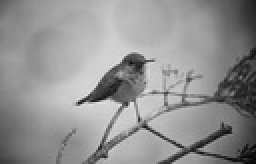
%> input picture bird.jpeg, 128 x 82 px, shrunk from 280 x 180 before the run (shown 2 times larger)
$ octave ImgPro.m   (GNU Octave 9; MATLAB toolbox functions it lacks are replaced by stand-ins)
%> lines starting %> are read from the running program, lines starting %| are printed output that depends on the picture
clc;
prompt = 'What is your image file neme ?  ';
imageName = input(prompt,'s');
%> the answer given: bird.jpeg
Img = imread(imageName);
%> Img is the input picture: size 82x128x3 uint8; min 2, max 224, mean 145.4

prompt2 = 'How much do you want to zoom in ?  ';
level = input(prompt2);
%> the answer given: 2

r = Img(:,:,1);
g = Img(:,:,2);
b = Img(:,:,3);

zoomedR = double(zeros(level*size(r,1), level*size(r,2)));
zoomedG = double(zeros(level*size(g,1), level*size(g,2)));
zoomedB = double(zeros(level*size(b,1), level*size(b,2)));

for i = 1:size(r,1)
    for j = 1:size(r,2)
        zoomedR((level*i)-(level-1), (level*j)-(level-1))= r(i,j);
        zoomedG((level*i)-(level-1), (level*j)-(level-1))= g(i,j);
        zoomedB((level*i)-(level-1), (level*j)-(level-1))= b(i,j);
    end
end
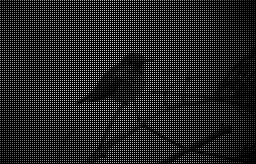
%> zoomedB: size 164x256 double; min 0, max 224, mean 36.4

m =size(r,1)-1;
%> m = 81
mm = size(r,2)-1;
%> mm = 127

for i = 1:m
    ii = level.*i-(level-1);
    for j = 1:mm
        jj = level.*j;
        for k=1:level-1
            zoomedR( ii , jj-level+k+1) = lagrange( [ jj-level+1, jj+1 ] , [ zoomedR( ii, jj-level+1) , zoomedR(ii, jj+1)] , jj-level+k+1);
            zoomedG( ii , jj-level+k+1) = lagrange( [ jj-level+1, jj+1 ] , [ zoomedG( ii, jj-level+1) , zoomedG(ii, jj+1)] , jj-level+k+1);
            zoomedB( ii , jj-level+k+1) = lagrange( [ jj-level+1, jj+1 ] , [ zoomedB( ii, jj-level+1) , zoomedB(ii, jj+1)] , jj-level+k+1);
        end
    end
end
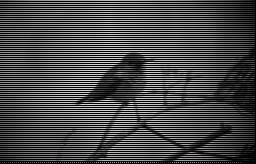
%> zoomedB: size 164x256 double; min 0, max 224, mean 72.3


for i = 1:m
    ii = level.*i;
    for j = 1:mm
        jj = level.*j;
        for k=1:level-1
            zoomedR( ii-level+k+1 , jj-level+1 ) = lagrange( [ ii-level+1, ii+1 ] , [ zoomedR( ii-level+1, jj-level+1) , zoomedR(ii+1, jj-level+1)] , ii+k);
            zoomedG( ii-level+k+1 , jj-level+1 ) = lagrange( [ ii-level+1, ii+1 ] , [ zoomedG( ii-level+1, jj-level+1) , zoomedG(ii+1, jj-level+1)] , ii+k);
            zoomedB( ii-level+k+1 , jj-level+1 ) = lagrange( [ ii-level+1, ii+1 ] , [ zoomedB( ii-level+1, jj-level+1) , zoomedB(ii+1, jj-level+1)] , ii+k);
        end
    end
end
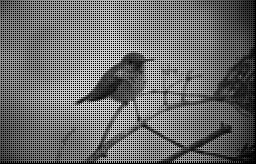
%> zoomedB: size 164x256 double; min 0, max 224, mean 108.1


for i = 1:m
    ii = level.*i;
    for j = 1:mm
        jj = level.*j;
        for p=1:level-1
            for k=1:level-1
                first = lagrange( [ ii-level+1, ii+1 ], [ zoomedR( ii-level+1, jj-level+p+1), zoomedR(ii+1, jj-level+p+1)] , ii+k);
                second = lagrange( [ jj-level+1, jj+1 ], [ zoomedR( ii-level+1, jj-level+1+p), zoomedR(ii+1, jj+1+p)] , jj+k);
                res = (first ./ 2 + second ./ 2);
                zoomedR( ii-level+k+1, jj-level+p+1 ) = res;

                first2 = lagrange( [ ii-level+1, ii+1 ], [ zoomedG( ii-level+1, jj-level+p+1), zoomedG(ii+1, jj-level+p+1)] , ii+k);
                second2 = lagrange( [ jj-level+1, jj+1 ], [ zoomedG( ii-level+1, jj-level+1+p), zoomedG(ii+1, jj+1+p)] , jj+k);
                res2 = (first2 ./ 2 + second2 ./ 2);
                zoomedG( ii-level+k+1, jj-level+p+1 ) = res2;

                first3 = lagrange( [ ii-level+1, ii+1 ], [ zoomedB( ii-level+1, jj-level+p+1), zoomedB(ii+1, jj-level+p+1)] , ii+k);
                second3 = lagrange( [ jj-level+1, jj+1 ], [ zoomedB( ii-level+1, jj-level+1+p), zoomedB(ii+1, jj+1+p)] , jj+k);
                res3 = (first3 ./ 2 + second3 ./ 2);
                zoomedB( ii-level+k+1, jj-level+p+1 ) = res3;
            end
        end
    end
end
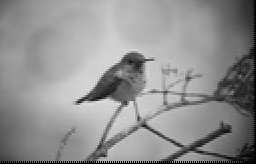
%> zoomedB: size 164x256 double; min 0, max 224, mean 143.6


s = level*size(r,1);
%> s = 164
t = level*size(r,2);
%> t = 256
zoomedpic = uint8(zeros(s, t, 3) );

for i = 1:s
    for j = 1:t
        zoomedpic(i,j,1) = uint8(zoomedR(i,j));
        zoomedpic(i,j,2) = uint8(zoomedG(i,j));
        zoomedpic(i,j,3) = uint8(zoomedB(i,j));
    end
end

subplot(1,2,1);imshow(Img); title('Before');
subplot(1,2,2);imshow(zoomedpic); title('after');

Folder = '/Users/mahdi/Documents/MATLAB';
File   = 'output.jpg';
Img    = zoomedpic;
imwrite(Img, fullfile(Folder, File));

disp("- - - - - - - - - - - - - - - - - - - - - - - - -");
disp("*** your picture is ready ***");
